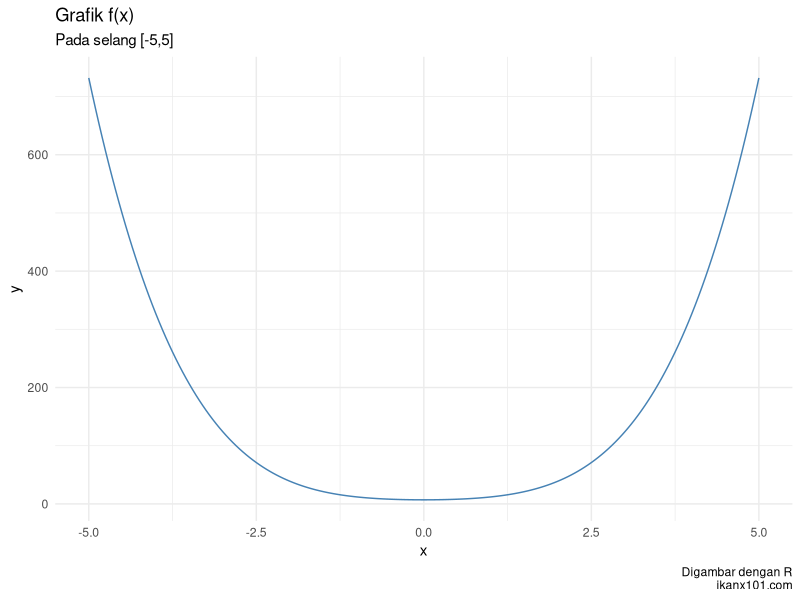

Write the R code that produced this figure. (Note: this script raises an error after producing the figure.)
## ---- chunk 1
knitr::opts_chunk$set(echo = TRUE)

rm(list=ls())
library(dplyr)
library(ggplot2)

gambar_fx = function(f,a,b,delta){
  temp = data.frame(
    x = seq(a,b,by = delta)
  ) %>% 
    mutate(y = f(x)) %>% 
    filter(!is.nan(y))
  subtitle = paste0("Pada selang [",a,",",b,"]")
  caption = "Digambar dengan R\nikanx101.com"
  temp %>% 
    ggplot(aes(x,y)) +
    geom_line(color = "steelblue") +
    theme_minimal() +
    labs(title = "Grafik f(x)",
         subtitle = subtitle,
         caption = caption)
   
}

## ---- chunk 2
f = function(x){x^4 + 4*x^2 + 7}
a = -5
b = 5
delta = .05
gambar_fx(f,a,b,delta)
## ---- chunk 3
knitr::include_graphics("15_1.png")
## ---- chunk 4
data = read.csv("15_1.csv")
colnames(data) = c("j","x[j]","y[j]")
data
## ---- chunk 5
f = function(x){3*x^5 + 6}
a = -5
b = 5
delta = .05
gambar_fx(f,a,b,delta)
## ---- chunk 6
knitr::include_graphics("15_2.png")
## ---- chunk 7
data = read.csv("15_2.csv")
colnames(data) = c("j","x[j]","y[j]")
data
## ---- chunk 8
f = function(x){2*x^6 - 1.5*x^5 + 5*x^4 - 6.5*x^3 + 6*x^2 - 3*x + 4.5}
a = -5
b = 5
delta = .05
gambar_fx(f,a,b,delta)
## ---- chunk 9
knitr::include_graphics("15_3.png")
## ---- chunk 10
data = read.csv("15_3.csv")
colnames(data) = c("j","x[j]","y[j]")
data
